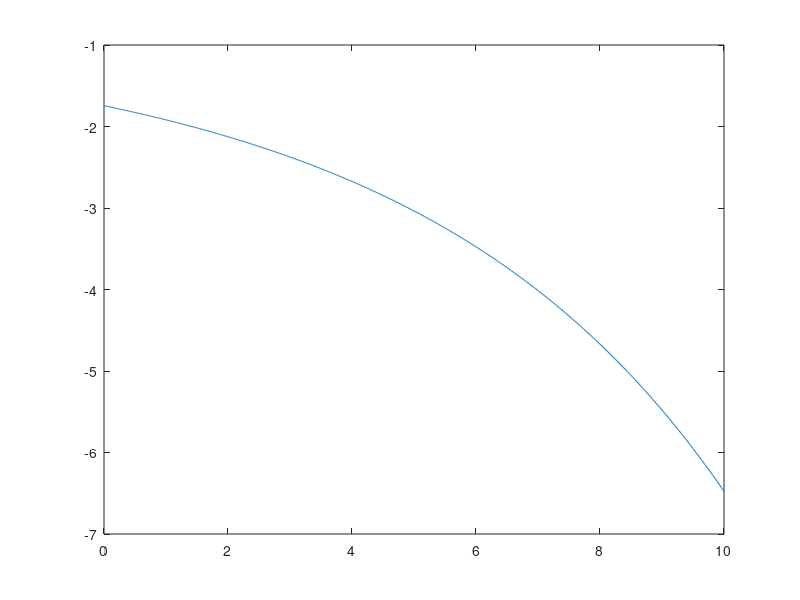

This figure's MATLAB source:
function y= Qfunc8psk() 
ebnodB=0:0.01:10;
ebno = 10.^(ebnodB/10); 
y = qfunc(sqrt((0.876*ebno)));
plot(ebnodB,log(y)); 
[~ ,idx]=min(abs(y-0.01));
fprintf('value is %d',ebno(idx)); 
%fprintf('value is %d',ebnodB(idx));   
end